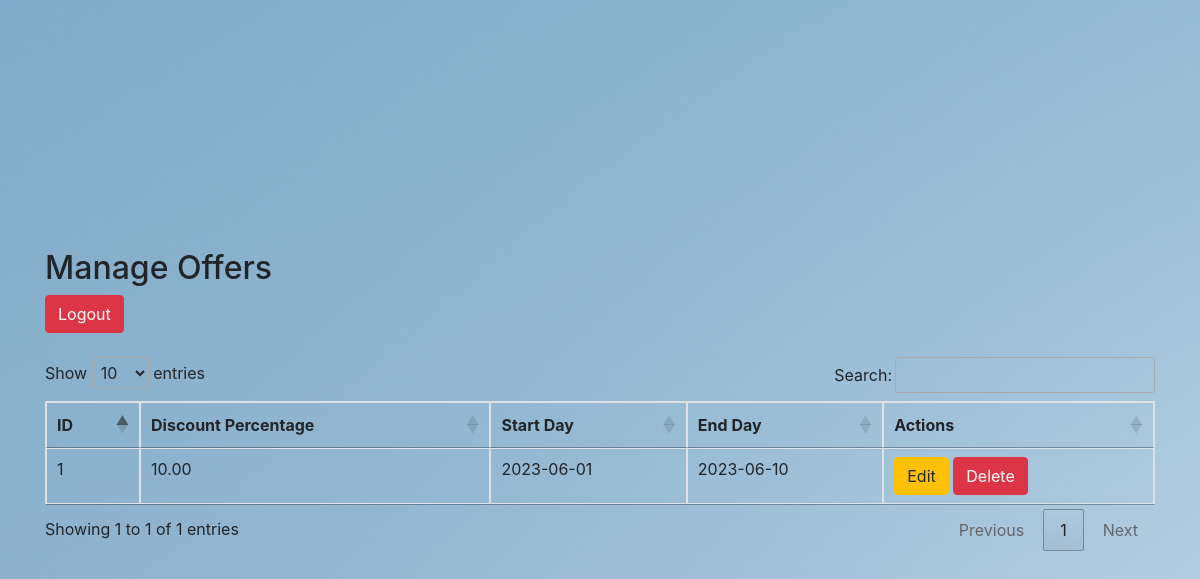
The app's page /manage_offers.php (signed in) with its own data.
### tables this page shows
CREATE TABLE offers (
    id INT AUTO_INCREMENT PRIMARY KEY,
    discount_percentage DECIMAL(5, 2),
    start_date DATE,
    end_date DATE,
    user_id INT,
    items_id INT,
    FOREIGN KEY (user_id) REFERENCES user(id),
    FOREIGN KEY (items_id) REFERENCES items(id)
);

### manage_offers.php (the view, shortened to what this page needs)
<?php
require 'connection.php';
$sql = "SELECT * FROM offers";
$result = $conn->query($sql);
?>
<!DOCTYPE html>
<html>
<head>
    <link href="https://maxcdn.bootstrapcdn.com/bootstrap/4.0.0/css/bootstrap.min.css" rel="stylesheet">
    <link href="https://cdn.datatables.net/1.10.21/css/jquery.dataTables.min.css" rel="stylesheet">
</head>
<body>
<div class="container">
    <h2>Manage Offers</h2>
    <a href="logout.php" class="btn btn-danger">Logout</a>
    <br><br>
    <table id="offersTable" class="table table-bordered">
        <thead>
            <tr>
                <th>ID</th>
                <th>Discount Percentage</th>
                <th>Start Day</th>
                <th>End Day</th>
                <th>Actions</th>
            </tr>
        </thead>
        <tbody>
            <?php while ($row = $result->fetch_assoc()): ?>
                <tr>
                    <td><?= $row['id'] ?></td>
                    <td><?= $row['discount_percentage'] ?></td>
                    <td><?= $row['start_date'] ?></td>
                    <td><?= $row['end_date'] ?></td>
                    <td>
                        <a href="edit_offer.php?id=<?= $row['id'] ?>" class="btn btn-warning">Edit</a>
                        <a href="delete_offer.php?id=<?= $row['id'] ?>" class="btn btn-danger">Delete</a>
                    </td>
                </tr>
            <?php endwhile; ?>
        </tbody>
    </table>
</div>
</body>
</html>

### manage_offers.php (style rules this page uses)
body { background-color: #f8f9fa; height: 100vh; display: flex; align-items: center; justify-content: center; background-image: url('uploads/img19.jpg'); }

### records on screen
offers: id "1", discount_percentage "10.00", start_date "2023-06-01", end_date "2023-06-10"
